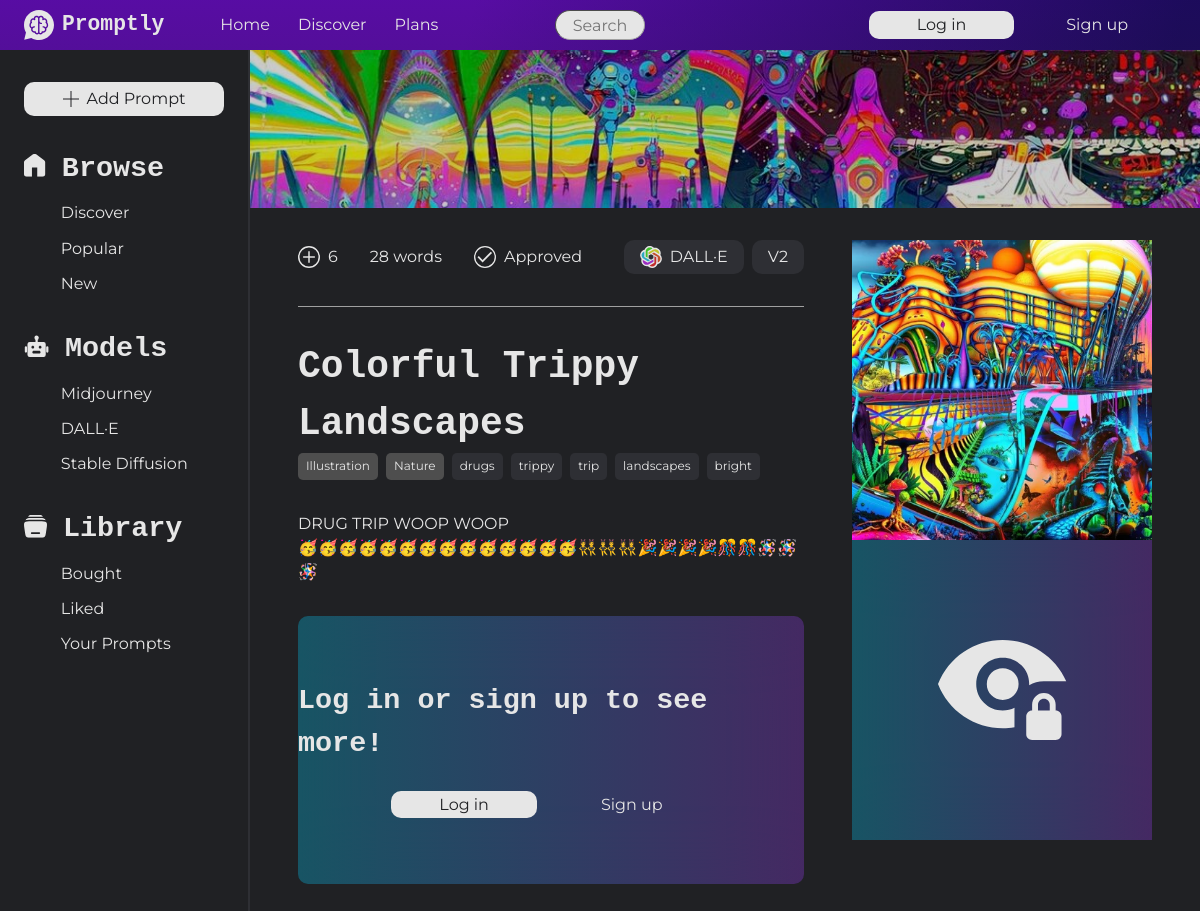
Screenshot of /prompt.php?id=6 with the database file from the repository.
### tables this page shows
CREATE TABLE `ai_models` (
  `id` int(11) NOT NULL,
  `name` varchar(50) NOT NULL,
  `description` varchar(300) NOT NULL,
  `versions` text NOT NULL,
  `icon` varchar(300) NOT NULL
);

CREATE TABLE `prompts` (
  `id` int(11) NOT NULL,
  `title` varchar(70) NOT NULL,
  `description` varchar(1000) NOT NULL,
  `tags` text NOT NULL,
  `prompt` text NOT NULL,
  `prompt_instructions` text NOT NULL,
  `word_count` int(11) NOT NULL,
  `author_id` int(11) NOT NULL,
  `model_id` int(11) NOT NULL,
  `model_version` varchar(30) NOT NULL,
  `header_image` varchar(300) NOT NULL,
  `example_image1` varchar(300) NOT NULL,
  `example_image2` varchar(300) DEFAULT NULL,
  `example_image3` varchar(300) DEFAULT NULL,
  `example_image4` varchar(300) DEFAULT NULL,
  `date_created` datetime NOT NULL DEFAULT current_timestamp(),
  `views` int(11) NOT NULL DEFAULT 0,
  `free` tinyint(1) NOT NULL DEFAULT 0,
  `approved` tinyint(1) NOT NULL DEFAULT 0
);

CREATE TABLE `categories` (
  `id` int(11) NOT NULL,
  `title` varchar(50) NOT NULL
);

### classes/Prompt.php (called while the page is built, shortened)
<?php
class Prompt
{
    public static function getPromptById (int $id): array
    {
        $PDO = Database::getInstance();
        $stmt = $PDO->prepare("SELECT * FROM prompts WHERE id = :id");
        $stmt->bindValue(":id", $id);
        $stmt->execute();
        return $stmt->fetch(PDO::FETCH_ASSOC);
    }
    public static function getModelById (int $id): array
    {
        $PDO = Database::getInstance();
        $stmt = $PDO->prepare("select * from ai_models where id = :id");
        $stmt->bindValue(":id", $id);
        $stmt->execute();
        return $stmt->fetch(PDO::FETCH_ASSOC);
    }
    public static function getAllModels(): array
    {
        $PDO = Database::getInstance();
        $stmt = $PDO->query("select * from ai_models");
        $stmt->execute();
        return $stmt->fetchAll(PDO::FETCH_ASSOC);
    }
    public static function getCategoriesByPromptId (int $id): array
    {
        $PDO = Database::getInstance();
        $stmt = $PDO->prepare("SELECT categories.* FROM categories JOIN category_prompt ON categories.id = category_prompt.category_id WHERE category_prompt.prompt_id = :id");
        $stmt->bindValue(":id", $id);
        $stmt->execute();
        return $stmt->fetchAll(PDO::FETCH_ASSOC);
    }
}

### prompt.php (the view, shortened to what this page needs)
<?php
include_once(__DIR__ . '/classes/Prompt.php');
if (!empty($_GET['id'])) {
    $prompt = Prompt::getPromptById($_GET['id']);
    $model = Prompt::getModelById($prompt['model_id']);
    $categories = Prompt::getCategoriesByPromptId($_GET['id']);
    $tags = json_decode($prompt['tags'], true);
} else {
    Leave();
}
?><!DOCTYPE html>
<html lang="en">
<head>
    <link rel="stylesheet" href="css/main.css">
    <link rel="stylesheet" href="css/platform.css">
    <link rel="stylesheet" href="css/single-prompt.css">
</head>
<body>
    <?php include_once(__DIR__ . "/partials/nav.inc.php"); ?>
    <main>
        <?php include_once(__DIR__ . "/partials/aside.inc.php"); ?>
        <div>
            <header id="prompt-header" style="background-image: url(<?php echo $prompt['header_image'] ?>); cursor: default;">
                <div></div>
            </header>
            <div class="center-parent">
                <div class="center" id="single-prompt-grid">
                    <div>
                        <section id="single-prompt-top">
                            <p id="single-prompt-top-left">
                                <span aria-label="Amount of people that bought the prompt">
                                    <img src="assets/images/site/plus-circle-icon.svg" alt="Buy icon">
                                    6
                                </span>
                                <span><?php echo htmlspecialchars($prompt['word_count']); ?> words</span>
                                <?php if ($prompt['approved']) : ?>
                                    <span>
                                        <img src="assets/images/site/success-icon.svg" alt="Check mark">
                                        Approved
                                    </span>
                                <?php endif; ?>
                            </p>
                            <div id="single-prompt-top-right">
                                <span>
                                    <img src="<?php echo $model['icon'] ?>" alt="Model icon">
                                    <?php echo $model['name']; ?>
                                </span>
                                <span>
                                    <?php echo $prompt['model_version']; ?>
                                </span>
                            </div>
                        </section>
                        <hr class="single-prompt-hr">
                        <section id="single-prompt-basic-info">
                            <div>
                                <h1><?php echo htmlspecialchars($prompt['title']); ?></h1>
                                <p id="single-prompt-tags">
                                    <?php foreach($categories as $category) : ?>
                                        <a class="white-a" href="all-prompts?categories=<?php echo $category['id']; ?>"><?php echo htmlspecialchars($category['title']); ?></a>
                                    <?php endforeach; ?>
                                    <?php foreach($tags as $tag) : ?>
                                        <span><?php echo htmlspecialchars($tag); ?></span>
                                    <?php endforeach; ?>
                                </p>
                            </div>
                            <p><?php echo nl2br(htmlspecialchars($prompt['description'])); ?></p>
                        </section>
                        <?php if (!isset($_SESSION['loggedIn']) || $_SESSION['loggedIn'] === false) : ?>
                            <section class="single-prompt-login-container">
                                <h2>Log in or sign up to see more!</h2>
                                <div>
                                    <a class="button primary-btn-white" id="primary-btn-nav" href="login">Log in</a>
                                    <a class="secondary-btn-white white-a" href="register">Sign up</a>
                                </div>
                            </section>
                        <?php endif; ?>
                    </div>
                    <section id="single-prompt-image-container">
                        <figure style="background-image: url(<?php echo $prompt['example_image1']; ?>);" alt="Example image 1"></figure>
                        <?php if (!isset($_SESSION['loggedIn']) || $_SESSION['loggedIn'] === false) : ?>
                            <figure class="single-prompt-login-container" style="aspect-ratio: 1/1; border-radius: 0;">
                                <img src="assets/images/site/locked-eye-icon.svg" alt="Locked">
                            </figure>
                        <?php endif; ?>
                    </section>
                </div>
            </div>
        </div>
    </main>
</body>
</html>

### partials/aside.inc.php
<?php
include_once($_SERVER['DOCUMENT_ROOT'] . __ROOT__ . 'classes/Prompt.php');
$navModels = Prompt::getAllModels();
?><aside>
    <nav aria-label="Platform/tab navigator" id="aside-nav">
        <a class="button primary-btn-white" href="<?php echo __ROOT__; ?>tools/add-prompt">
            <img src="<?php echo __ROOT__; ?>assets/images/site/plus-icon.svg" alt="Icon of a plus">
            <span>Add Prompt</span>
        </a>
        <div>
            <a href="<?php echo __ROOT__; ?>discover" class="aside-title">
                <img src="<?php echo __ROOT__ ;?>assets/images/site/home-icon.svg" alt="Home icon">
                <h2>Browse</h2>
            </a>
            <ul class="aside-ul">
                <li><a href="<?php echo __ROOT__; ?>discover">Discover</a></li>
                <li><a href="<?php echo __ROOT__; ?>all-prompts?order=popular">Popular</a></li>
                <li><a href="<?php echo __ROOT__; ?>all-prompts?order=new">New</a></li>
            </ul>
        </div>
        <div id="aside-models">
            <div class="aside-title">
                <img src="<?php echo __ROOT__ ;?>assets/images/site/robot-icon.svg" alt="Model icon">
                <h2>Models</h2>
            </div>
            <ul class="aside-ul">
                <?php foreach ($navModels as $navModel) : ?>
                    <li><a href="<?php echo __ROOT__; ?>all-prompts?order=popular&models=<?php echo $navModel['id']; ?>"><?php echo $navModel['name']; ?></a></li>
                <?php endforeach; ?>
            </ul>
        </div>
        <div>
            <a href="<?php echo __ROOT__; ?>library.php" class="aside-title">
                <img src="<?php echo __ROOT__ ;?>assets/images/site/library-icon.svg" alt="Library icon">
                <h2>Library</h2>
            </a>
            <ul class="aside-ul">
                <li><a href="<?php echo __ROOT__; ?>library.php?page=bought">Bought</a></li>
                <li><a href="<?php echo __ROOT__; ?>library.php?page=liked">Liked</a></li>
                <li><a href="<?php echo __ROOT__; ?>library.php?page=yours">Your Prompts</a></li>
            </ul>
        </div>
    </nav>
</aside>
<div id="aside-placeholder"></div>

### css/main.css (style rules this page uses)
:root { --dark-grey: #202124; --purple: #6F04D9; --dark-blue: #1B0273; --medium-blue: #3866F2; --light-medium-blue: #0597F2; --light-blue: #05C7F2; --off-white: #E6E6E6; --grey-1: #A0A0A0; --grey-2: #2E2F34; --grey-3: #4E4E4E; --red: rgb(196, 2, 2); --green: rgb(29, 124, 29); --blue-purple-gradient: linear-gradient(90.77deg, #05C7F2 0%, #953CEE 100%); --purple-gradient: linear-gradient(105.4deg, #6F04D9 39.2%, #1B0273 97.9%); --small-size: 0.75rem; --body-size: 1rem; --h3-size: 1.333rem; --h2-size: 1.777rem; --h1-size: 2.369rem; --large-size: 3.157rem; --very-large-size: 4.209rem; }
html, body { min-height: 100vh; background-color: var(--dark-grey); }
body { color: var(--off-white); }
p, small, figcaption, a, span, label, input, textarea, select, option, legend { font-family: "Montserrat", sans-serif; font-weight: 400; }
h1, h2, h3, h1 > span, h2 > span, h3 > span { font-family: "Lekton", monospace; font-weight: bold; }
h2 { font-size: var(--h2-size); }
h1 { font-size: var(--h1-size); }
a { color: var(--off-white); text-decoration: none; }
a > img { display: inline-block; }
a:has(img) { display: flex; align-items: center; justify-content: center; gap: 0.5rem }
.primary-btn-white { padding: 0.3rem 1rem; text-align: center; cursor: pointer; text-decoration: none; color: var(--dark-grey); background-color: var(--off-white); border-radius: 10px; border: none; }
.secondary-btn-white { padding: 0.2rem 3rem; cursor: pointer; text-decoration: none; color: var(--off-white); }
#primary-btn-nav { border-radius: 10px; padding: 0.1rem 3rem; }
.button { transition: transform 100ms; }
.white-a { color: var(--off-white); text-decoration: none; }
*, *::before, *::after { box-sizing: border-box; }
* { margin: 0; }
body { line-height: 1.5; -webkit-font-smoothing: antialiased; }
img, picture, video, canvas, svg { display: block; max-width: 100%; }
p, h1, h2, h3, h4, h5, h6 { overflow-wrap: break-word; }

### css/platform.css (style rules this page uses)
body { display: grid; grid-template-rows: 50px 1fr; }
main { display: grid; grid-template-columns: 250px 1fr; }
aside { position: fixed; height: 100%; width: 250px; padding: 2rem 1.5rem; z-index: 10000; border-right: 2px solid var(--grey-2); }
#aside-placeholder { height: 100%; }
#aside-nav > * { margin-bottom: 2rem; }
.aside-title { display: flex; align-items: center; justify-content: flex-start; gap: 1rem; margin-bottom: 0.7rem; }
.aside-title > img { height: 23px; transform: translateY(-0.2rem); }
.aside-ul { list-style: none; padding-left: 0; }
.aside-ul li { margin-bottom: 0.7rem; transition: transform 100ms; }
.aside-ul li > a { display: block; padding-left: 2.3rem; transition: transform 100ms; }
.center-parent { padding: 0 3rem; }
.center { max-width: 1200px; margin: 0 auto; padding: 2rem 0; }

### rows the page displays
ai_models: name "Midjourney"
ai_models: name "DALL·E", icon (picture)
ai_models: name "Stable Diffusion"
prompts: header_image (picture), word_count "28", model_version "V2", title "Colorful Trippy Landscapes", tags "drugs", tags "trippy", tags "trip", tags "landscapes", tags "bright", description "DRUG TRIP WOOP WOOP 🥳🥳🥳🥳🥳🥳🥳🥳🥳🥳🥳🥳🥳🥳👯👯‍♂️👯‍♀️🎉🎉🎉🎉🎊🎊🪅🪅🪅", example_image1 (picture)
categories: title "Illustration"
categories: title "Nature"
